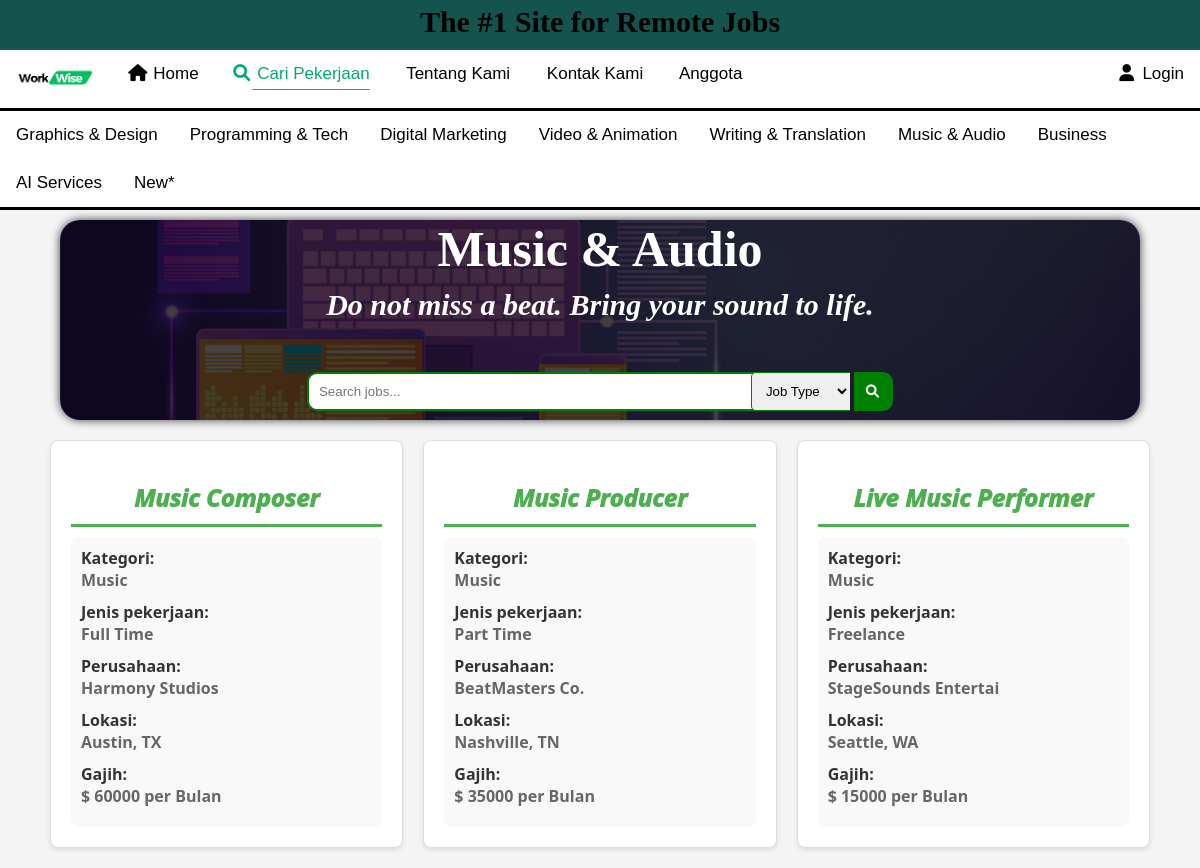
/job_category.php?ctg=Music, run on the app's committed database.
### tables this page shows
CREATE TABLE
  `jobtable` (
    `jobId` int (10) NOT NULL,
    `userId` int (11) NOT NULL,
    `category` varchar(32) NOT NULL,
    `title` varchar(20) NOT NULL,
    `jobType` varchar(10) NOT NULL,
    `company` varchar(20) NOT NULL,
    `location` varchar(32) NOT NULL,
    `price` int (10) NOT NULL,
    `exitDay` date NOT NULL,
    `responsibilities` varchar(120) NOT NULL,
    `requirements` varchar(200) NOT NULL,
    `payment` int (11) NOT NULL
  );

### job_category.php (the view, shortened to what this page needs)
<?php include("conn.php"); ?>
<?php $active2 = "active"; ?>
<?php
$ctg=$_GET["ctg"];
if (isset($_GET["search"]) || isset($_GET["filter"])) {
    $search1 = $_GET["search"];
    $filter = $_GET["filter"];
    $search = mysqli_real_escape_string($conn, $search1);
    if (!empty($search)) {
        if ($filter == "All Type") {
            $sql = "SELECT * FROM jobtable WHERE category='$ctg' AND (title LIKE '%$search%' OR company LIKE '%$search%' OR location LIKE '%$search%' OR price LIKE '%$search%' OR exitDay LIKE '%$search%')";
            $result = mysqli_query($conn, $sql);
            if ($result == false) {
            }
        } else if ($filter == "Full Time" || $filter == "Part Time") {
            $sql = "SELECT * FROM jobtable WHERE category='$ctg' AND (title LIKE '%$search%' OR company LIKE '%$search%' OR location LIKE '%$search%' OR price LIKE '%$search%' OR exitDay LIKE '%$search%') AND jobType = '$filter'";
            $result = mysqli_query($conn, $sql);
            if ($result == false) {
            }
        } else {
        }
    } else {
        if ($filter == "Full Time" || $filter == "Part Time") {
            $sql = "SELECT * FROM jobtable WHERE category='$ctg' AND jobType = '$filter'";
            $result = mysqli_query($conn, $sql);
            if ($result == false) {
                $note = "Data not found.";
            }
        } else {
            $sql = "SELECT * FROM jobtable WHERE category='$ctg' ";
        }
    }
} else {
    $sql = "SELECT * FROM jobtable WHERE category='$ctg'";
}
$result = mysqli_query($conn, $sql);
?>
<!DOCTYPE html>
<html lang="en">
<head>
    <link rel="stylesheet" href="https://cdnjs.cloudflare.com/ajax/libs/font-awesome/4.7.0/css/font-awesome.min.css">
    <link rel="stylesheet" href="./CSS/job_list.css">
    <link rel="stylesheet" href="https://cdnjs.cloudflare.com/ajax/libs/font-awesome/6.0.0/css/all.min.css">
</head>
<body>
    <header>
        <link rel="stylesheet" href="./CSS/header.css">
        <div class="headerbar">
            <h3>The #1 Site for Remote Jobs</h3>
        </div>
    </header>
    <?php include_once("navbar.php"); ?>
    <?php include_once("ctg_bar.php"); ?>
    <form action="job_category.php" method="get">
        <div class="searchbar" id="seardiv" >
            <?php
            $ctg=$_GET['ctg'];
            if($ctg=='Graphics'){
                $c1='Graphics & Design';
                $c2='Designs to make you stand out';
            } elseif($ctg=='Programming'){
                $c1='Programming & Tech';
                $c2='You think it. A programmer develops it';
            }
            else if($ctg=='Digital'){
                $c1='Digital Marketing';
                $c2='Build your brand. Grow your business.';
            }
            elseif($ctg=='Video'){
                $c1='Video & Animation';
                $c2='Bring your story to life with creative videos.';
            }elseif($ctg=='Writing'){
                $c1='Writing & Translation';
                $c2='Get your words across—in any language.';
            }
            elseif($ctg=='Music'){
                $c1='Music & Audio';
                $c2='Do not miss a beat. Bring your sound to life.';
            }
            elseif($ctg=='Business'){
                $c1='Business';
                $c2='Business to make you stand out';
            }
            elseif($ctg=='AI'){
                $c1='AI Services';
                $c2='AI to make you stand out';
            }else{
                $c1='New';
                $c2='New to make you stand out';
            } ?>
            <h1 id="ctg_name"><?php echo $c1;?></h1>
            <h3 id="ctg_ds"><?php echo $c2;?></h3>
            <input id="fsearch" type="search" name="search" placeholder="<?php if (isset($_GET["search"])) {
                                                                echo $_GET["search"];
                                                            } else {
                                                                echo "Search jobs...";
                                                            } ?>">
            <select name="filter"  id="idcheck " >
                <option value="All Type">Job Type</option>
            </select>
            <button type="submit"    name="submit"><i class="fa fa-fw fa-search"></i></button>
        </div>
    </form>
    <div class="job_listings">
        <div class="job_row">
            <?php
            if ($result && mysqli_num_rows($result) > 0) {
                while ($row = mysqli_fetch_assoc($result)) {
                    ?>
                    <div class="job">
                        <h2>
                            <?php echo $row["title"]; ?>
                        </h2>
                        <div class="job_details">
                            <h4>Kategori:</h4>
                            <p>
                                <?php echo $row['category']; ?>
                            </p>
                            <h4>Jenis pekerjaan:</h4>
                            <p>
                                <?php echo $row['jobType']; ?>
                            </p>
                            <h4>Perusahaan:</h4>
                            <p>
                                <?php echo $row['company']; ?>
                            </p>
                            <h4>Lokasi:</h4>
                            <p>
                                <?php echo $row['location']; ?>
                            </p>
                            <h4>Gajih:</h4>
                            <p>$
                                <?php echo $row['price']; ?> per Bulan
                            </p>
                        </div>
                    </div>
                    <?php
                }
                ?>
            </div>
        </div>
        <?php
            }
?>
</body>
</html>

### navbar.php (shortened to what this page needs)
<link rel="stylesheet" href="https://cdnjs.cloudflare.com/ajax/libs/font-awesome/4.7.0/css/font-awesome.min.css">
<link rel="stylesheet" href="./CSS/navbar.css">
<div class="navbar" id="navbarid">
    <a href=""><img id="logo" src="./Image/logo/logo1.png" alt="ss"></a>
    <a class="<?php echo $active1?>" class="active" href="index.php"><i class="fa fa-fw fa-home"></i> Home</a>
    <a class="<?php echo $active2?>" href="find_job.php"><i class="fa fa-fw fa-search"></i> Cari Pekerjaan</a>
    <a class="<?php echo $active4?>"  href="about.php"><i class="fa "></i> Tentang Kami</a>
    <a class="<?php echo $active5?>"  href="contact_us.php"><i class="fa "></i> Kontak Kami</a>
    <a class="<?php echo $active5?>"  href="Anggota.php"><i class="fa "></i> Anggota</a>
    <a class="<?php echo $active6?>" href="login.php" id="login"><i class="fa fa-fw fa-user "></i> Login</a>
</div>

### ctg_bar.php (shortened to what this page needs)
<!DOCTYPE html>
<html>
<head>
    <link rel="stylesheet" href="https://cdnjs.cloudflare.com/ajax/libs/font-awesome/4.7.0/css/font-awesome.min.css">
    <link rel="stylesheet" href="./CSS/navbar.css">
</head>
<body>
    <div class="navbar" id="navbarid1">
        <a href="job_category.php?ctg=Graphics">Graphics & Design    </a>
        <a href="job_category.php?ctg=Programming">Programming & Tech</a>
        <a href="job_category.php?ctg=Digital">Digital Marketing     </a>
        <a href="job_category.php?ctg=Video">Video & Animation       </a>
        <a href="job_category.php?ctg=Writing">Writing & Translation </a>
        <a href="job_category.php?ctg=Music">Music & Audio           </a>
        <a href="job_category.php?ctg=Business">Business             </a>
        <a href="job_category.php?ctg=AI">AI Services                </a>
        <a href="job_category.php?ctg=New">New*                      </a>
    </div>
</body>
</html>

### CSS/job_list.css (style rules this page uses)
body { margin: 0; padding: 0; background-color: #f4f4f4; }
.searchbar { width: 100%; text-align: center; justify-content: center; }
input , button,select { margin-top: 50px; padding: 10px; border-style: solid; border-color: green; }
.searchbar input { width: 50%; border-top-left-radius: 10px; border-bottom-left-radius: 10px; border-right-style: none; }
.searchbar button { border-top-right-radius: 10px; border-bottom-right-radius: 10px; border-left-style: none; background-color: green; margin-left: 0; }
select { border-radius: 5px; border-top-right-radius: 0; border-bottom-right-radius: 0; border-style: solid; border-right-style: none; margin-left: -100px; position: sticky; }
button i { color: white; }
.job_listings { font-family: 'Segoe UI', Tahoma, Geneva, Verdana, sans-serif; max-width: 1100px; margin: 20px auto; }
.job_row { display: grid; grid-template-columns: repeat(3, 1fr); gap: 20px; }
.job { border: 1px solid #ddd; background-color: #fff; padding: 20px; border-radius: 8px; box-shadow: 0 2px 4px rgba(0, 0, 0, 0.1); transition: transform 0.3s ease-in-out; }
h2 { text-align: center; font-style: italic; font-weight: 1000; margin-bottom: 10px; color: #4CAF50; padding-bottom: 10px; border-bottom-style: solid; }
p { color: #666; font-weight: 600; margin-bottom: 8px; padding-bottom: 10px; }
.job_details { background-color: #f9f9f9; padding: 10px; border-radius: 8px; }
.job_details h4 { margin: 0; color: #333; }
.job_details p { margin: 0; color: #666; }

### CSS/header.css (style rules this page uses)
body { margin: 0; }
.headerbar { margin-top: -30px; padding: 0; height: 50px; background-color: #13544e; }
.headerbar h3 { padding: 5px; text-align: center; font-size: 30px; }

### CSS/navbar.css (style rules this page uses)
#logo { height: 25px; width: auto; }
.navbar { margin: 0; font-family: Arial, Helvetica, sans-serif; overflow: hidden; background-color: #ffffff; border-style: solid; border-top-style: none; border-left-style: none; border-right-style: none; position:sticky; }
.navbar a { float: left; display: block; color: black; text-align: center; padding: 14px 16px; text-decoration: none; font-size: 17px; }
.navbar a.active { color: #04AA6D; text-underline-offset: 10px; text-decoration: underline; }
#login { float: inline-end; }

### job_category.php (style rules this page uses)
#seardiv { background-image: url(./Image/Home/ctg4.png); background-position: center; background-size: cover; background-repeat: none; width: 90%; height: 200px; margin: 10px auto; border-radius: 20px; box-shadow: 0px 0px 10px 0px rgba(0, 0, 0, 0.75); }
#ctg_name { color: white; font-weight: 1500; color: white; font-size: 50px; margin: 0; }
#ctg_ds { font-size: 30px; font-style: italic; color: white; font-weight: 800; margin: 10px 0 0 0 ; }

### data on the page
jobtable: title "Music Composer", category "Music", jobType "Full Time", company "Harmony Studios", location "Austin, TX", price "60000"
jobtable: title "Music Producer", category "Music", jobType "Part Time", company "BeatMasters Co.", location "Nashville, TN", price "35000"
jobtable: title "Live Music Performer", category "Music", jobType "Freelance", company "StageSounds Entertai", location "Seattle, WA", price "15000"

### other printed values
$c1 "Music & Audio"
$c2 "Do not miss a beat. Bring your sound to life."
